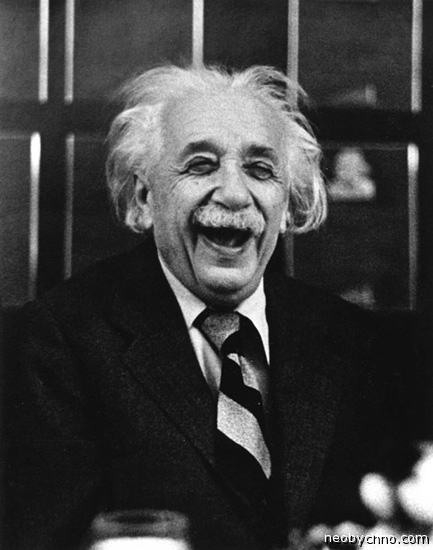
#> input picture estudos_vc/imagens/einstein.jpg, 433 x 550 px, found by its file name
$ python histogram_equalizer.py
#> lines starting #> are read from the running program, lines starting #| are printed output that depends on the picture; pictures that were not available may be replaced by others from this repository, and a replacement may not be noted
import cv2 as cv
import numpy as np
import matplotlib.pyplot as plt

'''Equalizando histograma para torna-lo mais nitido e com mais contraste'''

img = cv.imread(r'estudos_vc\imagens\einstein.jpg', 0) # 0 para cinza, 1 para colorida, -1 para alpha channel
#> img is the input picture: shape (550, 433); min 0, max 255, mean 62.5

img_equalizada = cv.equalizeHist(img) #função para equalizar o histograma
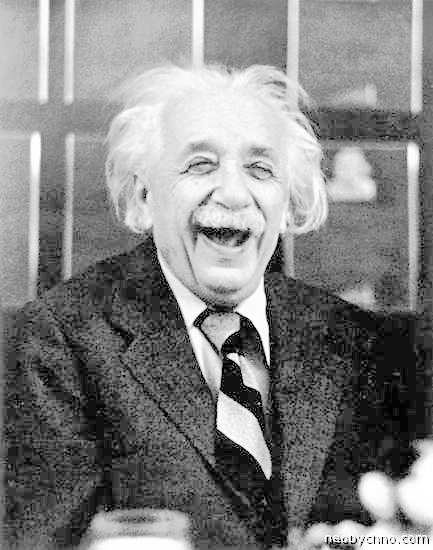
#> img_equalizada: shape (550, 433); min 0, max 255, mean 130.2

fig = plt.figure(figsize=(20,5))
''''
ax1 = fig.add_subplot(121)
plt.imshow(img, cmap=plt.cm.gray)

ax2 = fig.add_subplot(122)
plt.imshow(img_equalizada, cmap=plt.cm.gray)

plt.show()

ax1 = fig.add_subplot(121)
plt.hist(img.ravel(), 256, [0, 256])

ax2 = fig.add_subplot(122)
plt.hist(img_equalizada.ravel(), 256, [0, 256])

plt.show()

'''
'''Desafio: equalizar o histograma de uma imagem colorida'''
img_color = cv.imread(r'C:\Users\mathe\Programas\estudos_vc\imagens\color_equalization.jpg',1)
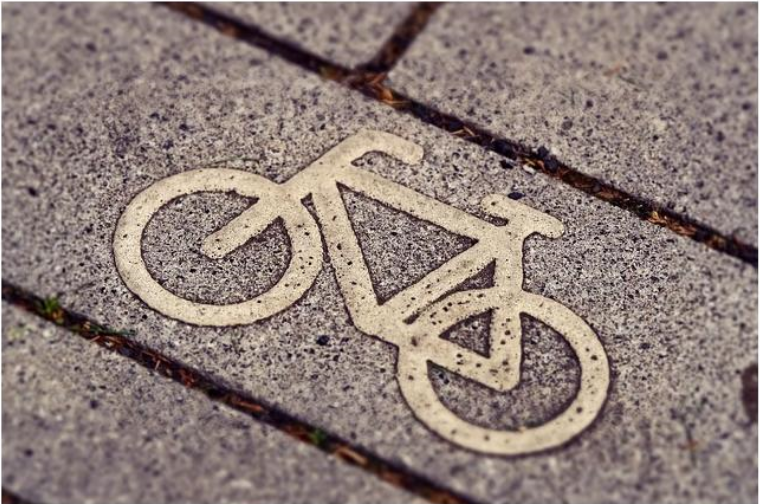
#> input picture estudos_vc/imagens/colorida.jpg, 760 x 504 px, given in place of color_equalization.jpg, which was not available
#> img_color is the input picture: shape (504, 760, 3); mean B, G, R 121, 126.4, 142.4


blue,green,red = cv.split(img_color) #separando os canais de cores
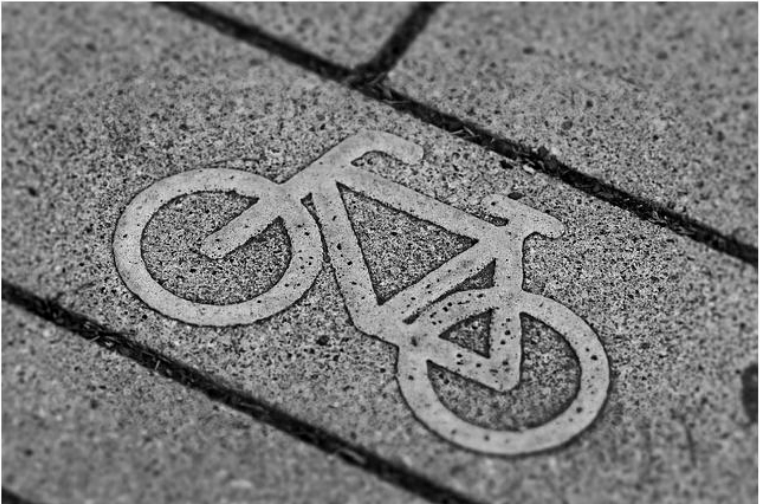
#> blue: shape (504, 760); min 0, max 255, mean 121
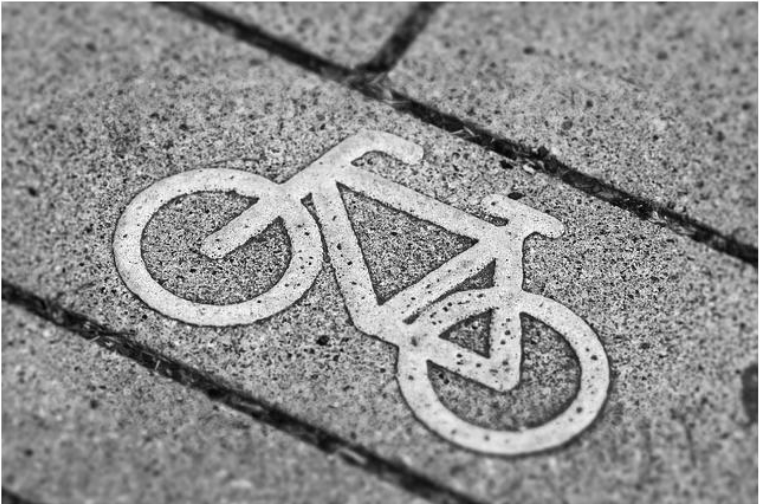
#> red: shape (504, 760); min 3, max 255, mean 142.4

green_equalizada = cv.equalizeHist(green)
red_equalizada = cv.equalizeHist(red)
blue_equalizada = cv.equalizeHist(blue)
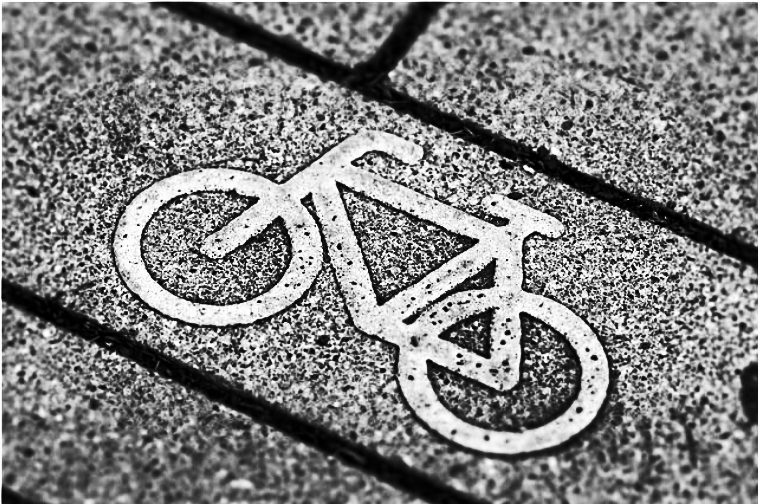
#> blue_equalizada: shape (504, 760); min 0, max 255, mean 128.5

img_color_equalizada = cv.merge((blue_equalizada, green_equalizada, red_equalizada)) #depois de processado, juntando os canais novamente para formar a imagem.
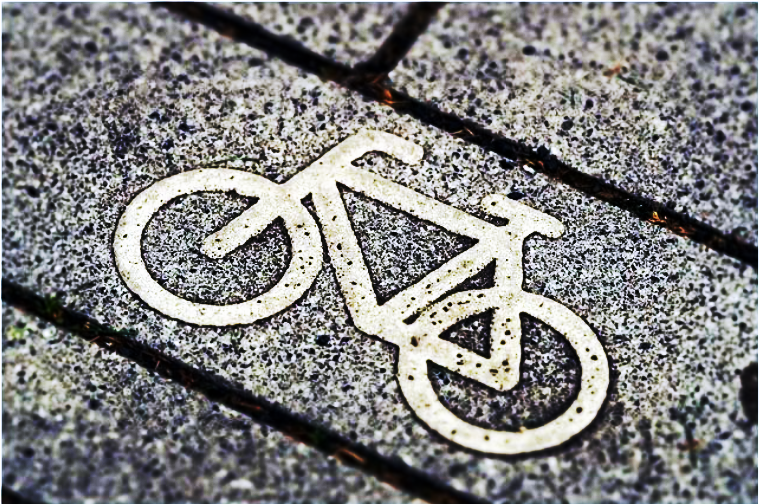
#> img_color_equalizada: shape (504, 760, 3); mean B, G, R 128.5, 128.4, 128.5

ax1 = fig.add_subplot(241)
plt.hist(blue_equalizada.ravel(), 256, [0, 256])

ax2 = fig.add_subplot(242)
plt.hist(green_equalizada.ravel(), 256, [0, 256])

ax3 = fig.add_subplot(243)
plt.hist(red_equalizada.ravel(), 256, [0, 256])

ax4 = fig.add_subplot(244)
plt.imshow(img_color_equalizada)

ax5 = fig.add_subplot(245)
plt.hist(blue.ravel(), 256, [0, 256])

ax6 = fig.add_subplot(246)
plt.hist(green.ravel(), 256, [0, 256])

ax7 = fig.add_subplot(247)
plt.hist(red.ravel(), 256, [0, 256])

ax3 = fig.add_subplot(248)
plt.imshow(img_color)

plt.show()
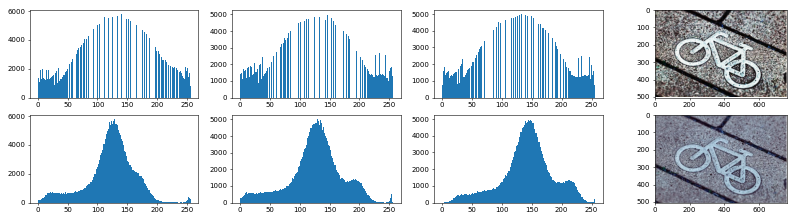
#> figure drawn by matplotlib, 8 panels; B, G, R data is drawn as R, G, B; panel 1: tallest bar 5782 high, from x = 140 to 141; panel 2: tallest bar 5017 high, from x = 130 to 131; panel 3: tallest bar 4996 high, from x = 132 to 133; panel 5: tallest bar 5782 high, from x = 128 to 129
